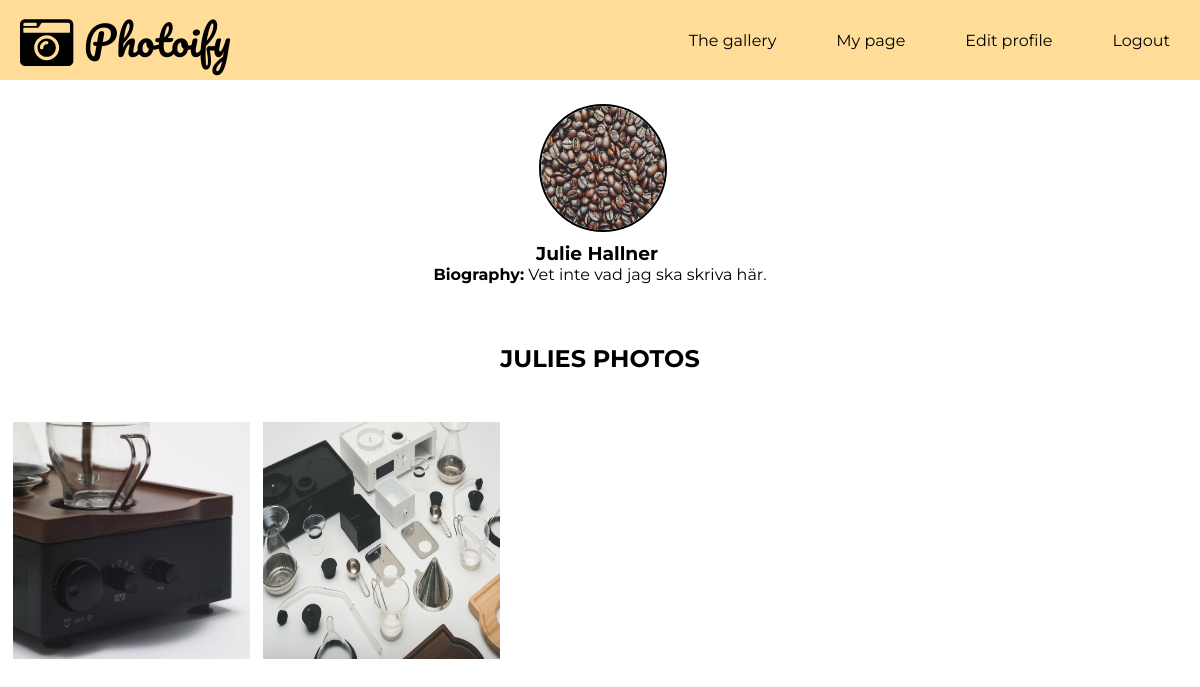
Page /visit_user.php?user_id=3 (signed in) on the committed database.
### tables this page shows
CREATE TABLE "users" (
	`user_id`	INTEGER NOT NULL PRIMARY KEY AUTOINCREMENT,
	`first_name`	TEXT NOT NULL,
	`last_name`	TEXT NOT NULL,
	`profile_pic`	TEXT DEFAULT 'default_profile.jpg',
	`email`	TEXT NOT NULL UNIQUE,
	`password`	TEXT NOT NULL,
	`bio`	TEXT
);

CREATE TABLE "posts" (
	`post_id`	INTEGER NOT NULL PRIMARY KEY AUTOINCREMENT,
	`post`	TEXT NOT NULL,
	`date`	TEXT,
	`user_id`	INTEGER,
	`content`	TEXT
);

### app/functions.php (called while the page is built, shortened)
<?php
function oneUser() {
    $config = require __DIR__.'/config.php';
    $pdo = new PDO($config['database_path']);
    $visitUser = filter_var($_GET['user_id'],FILTER_SANITIZE_STRING);
    $statement = $pdo->prepare("SELECT * FROM users WHERE user_id = $visitUser");
    $statement->execute();
    $oneUser = $statement->fetch(PDO::FETCH_ASSOC);
    return $oneUser;
}
function visitUser() {
$config = require __DIR__.'/config.php';
$pdo = new PDO($config['database_path']);
$visitUser = filter_var($_GET['user_id'],FILTER_SANITIZE_STRING);
$newstatement = $pdo->prepare("SELECT * FROM posts WHERE user_id = $visitUser");
$newstatement->execute();
$postsUser = $newstatement->fetchAll(PDO::FETCH_ASSOC);
return $postsUser;
}

### visit_user.php (the view, shortened to what this page needs)
<?php require __DIR__.'/views/header.php'; ?>
<?php if (isset($_GET['user_id'])):
    $oneUser =  oneUser();
    $postsUser = visitUser();
    endif; ?>
<article class="user-page">
    <div class="top-user-page">
        <div class="user-avatar">
            <img class="profile-pic-user" src="image/profile/<?php echo $oneUser['profile_pic'];?>" alt="avatar">
            <h3><?php echo $oneUser['first_name'].' '.$oneUser['last_name']; ?></h3>
        </div>
        <div class="user-bio">
            <p><b>Biography:</b>
            <?php echo $oneUser['bio']; ?></</p>
        </div>
    </div>
    <h1><?php echo $oneUser['first_name']?>s photos</h1>
    <div class="gallery-user-page">
        <?php foreach ($postsUser as $post): ?>
            <div class="posts">
                <img class="user-gallery-pics" src="image/post/<?php echo $post['post'];?>" alt="photoify">
                <br>
            </div>
        <?php endforeach; ?>
    </div>
</article>
<?php require __DIR__.'/views/footer.php'; ?>

### assets/styles/main.css (style rules this page uses)
* { box-sizing: border-box; margin: 0px; }
body { width: 100%; height: 100vh; background-color: #ffff; display:flex; flex-direction: column; font-family: 'Montserrat', sans-serif; }
@media screen and (min-width: 600px) { * { box-sizing: border-box; margin: 0px; } }
@media screen and (min-width: 800px) { * { box-sizing: border-box; margin: 0px; } }

### assets/styles/visit_user.css (style rules this page uses)
.top-user-page { height: 30%; margin-top: 2%; margin-bottom: 2%; display: flex; flex-direction: column; align-items: center; justify-content: space-around; }
.user-bio { text-align: center; }
.profile-pic-user { height: 8em; width: 8em; border-radius: 50%; margin-right: 2%; margin-left: 2%; border: 2.5px #000000 solid; }
.user-page h1 { font-size: 1.5em; text-transform: uppercase; padding-bottom: 2%; text-align: center; margin-top: 5%; }
.user-avatar h3 { margin-top: 5%; }
.gallery-user-page { margin-top: 1%; width: 100%; display: flex; flex-direction: row; flex-wrap: wrap; align-items: center; justify-content: flex-start; }
.user-gallery-pics { width: 100px; height: 100px; padding-left: 5%; padding-top: 5%; }
@media screen and (min-width: 600px) { .user-gallery-pics { width: 150px; height: 150px; } }
@media screen and (min-width: 800px) { .user-gallery-pics { width: 250px; height: 250px; } }

### rows in the picture
users: profile_pic (picture), first_name "Julie", last_name "Hallner", bio "Vet inte vad jag ska skriva här.", first_name "JULIE"
posts: post (picture)
posts: post (picture)
